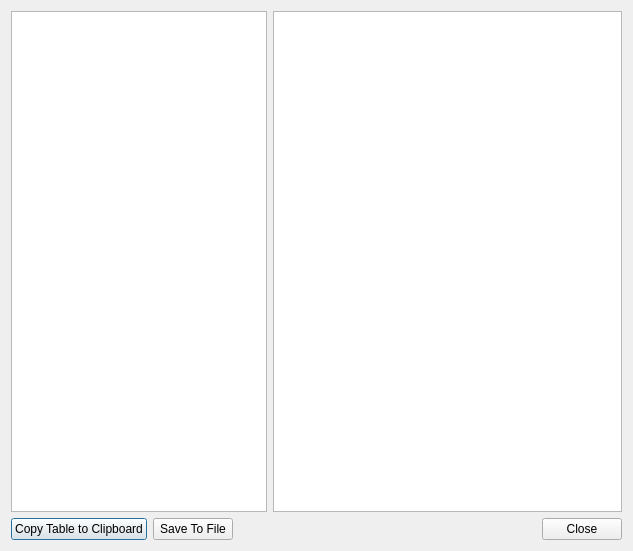
<?xml version="1.0" encoding="UTF-8"?>
<ui version="4.0">
 <class>MultiModelOutput</class>
 <widget class="QDialog" name="MultiModelOutput">
  <property name="geometry">
   <rect>
    <x>0</x>
    <y>0</y>
    <width>633</width>
    <height>551</height>
   </rect>
  </property>
  <property name="windowTitle">
   <string>Dialog</string>
  </property>
  <layout class="QGridLayout" name="gridLayout">
   <item row="0" column="0">
    <widget class="QTableWidget" name="modelData">
     <property name="sizePolicy">
      <sizepolicy hsizetype="Preferred" vsizetype="Expanding">
       <horstretch>0</horstretch>
       <verstretch>0</verstretch>
      </sizepolicy>
     </property>
     <property name="alternatingRowColors">
      <bool>true</bool>
     </property>
     <property name="selectionMode">
      <enum>QAbstractItemView::NoSelection</enum>
     </property>
    </widget>
   </item>
   <item row="0" column="1">
    <widget class="QTableWidget" name="tableWidget">
     <property name="editTriggers">
      <set>QAbstractItemView::NoEditTriggers</set>
     </property>
     <property name="showDropIndicator" stdset="0">
      <bool>false</bool>
     </property>
     <property name="alternatingRowColors">
      <bool>true</bool>
     </property>
     <property name="selectionMode">
      <enum>QAbstractItemView::SingleSelection</enum>
     </property>
     <property name="selectionBehavior">
      <enum>QAbstractItemView::SelectRows</enum>
     </property>
    </widget>
   </item>
   <item row="1" column="0" colspan="2">
    <layout class="QHBoxLayout" name="horizontalLayout">
     <item>
      <widget class="QPushButton" name="copyButton">
       <property name="text">
        <string>Copy Table to Clipboard</string>
       </property>
      </widget>
     </item>
     <item>
      <widget class="QPushButton" name="saveButton">
       <property name="text">
        <string>Save To File</string>
       </property>
      </widget>
     </item>
     <item>
      <spacer name="horizontalSpacer">
       <property name="orientation">
        <enum>Qt::Horizontal</enum>
       </property>
       <property name="sizeHint" stdset="0">
        <size>
         <width>278</width>
         <height>20</height>
        </size>
       </property>
      </spacer>
     </item>
     <item>
      <widget class="QPushButton" name="closeButton">
       <property name="text">
        <string>Close</string>
       </property>
      </widget>
     </item>
    </layout>
   </item>
  </layout>
 </widget>
 <resources/>
 <connections>
  <connection>
   <sender>closeButton</sender>
   <signal>clicked()</signal>
   <receiver>MultiModelOutput</receiver>
   <slot>accept()</slot>
   <hints>
    <hint type="sourcelabel">
     <x>594</x>
     <y>534</y>
    </hint>
    <hint type="destinationlabel">
     <x>408</x>
     <y>533</y>
    </hint>
   </hints>
  </connection>
 </connections>
</ui>
